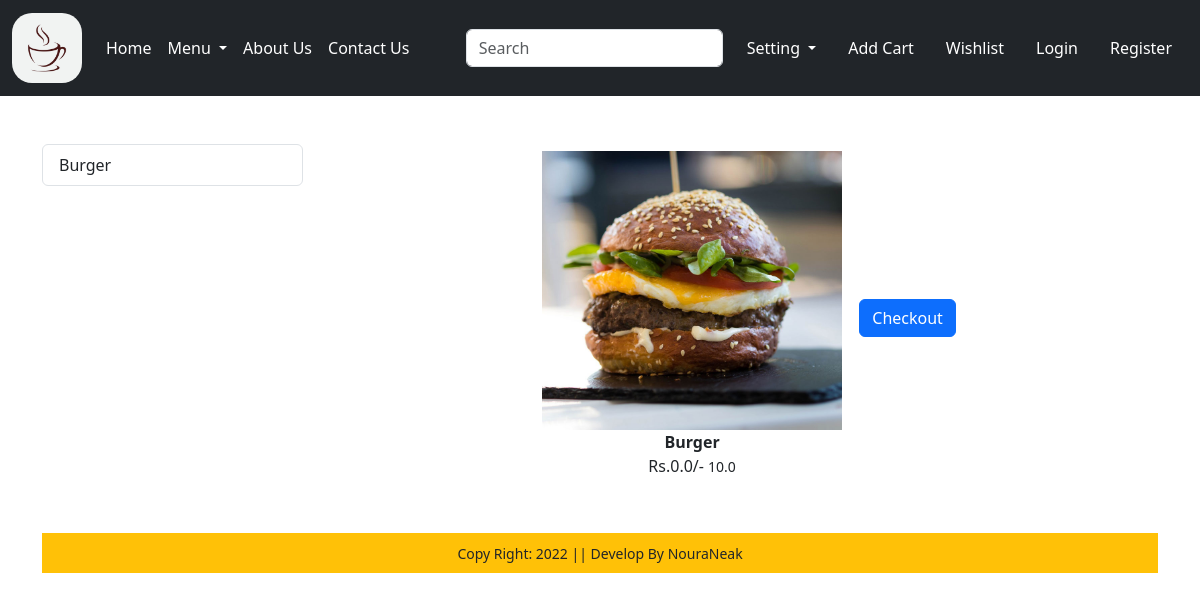
The page /category/B1 on the database its author committed.
### app/models.py (models this page shows, shortened)
class Product(models.Model):
    title = models.CharField(max_length=100)
    selling_price = models.FloatField()
    discounted_price = models.FloatField()
    description = models.TextField()
    composition = models.TextField(default='')
    prodapp = models.TextField(default='')
    category = models.CharField(choices=CATEGORY_CHOICES, max_length=255)
    product_image = models.ImageField(upload_to='products/')

### app/views.py (the view)
# urls.py: path('category/<slug:val>',views.CategoryView.as_view(),name="category"),
class CategoryView(View):
    def get(self,request ,val):
        product = Product.objects.filter(category=val)
        title = Product.objects.filter(category=val).values('title')
        return render(request,"app/category.html",locals())

### app/templates/app/category.html (shortened to what this page needs)
{% extends 'app/base.html' %}
{% load static %}
{% block main-content %}
<div class="container my-5">
    <div class="row">
        <div class='col-sm-3'>
            <div class="list-group">
            {% for val in title  %}
            <a href="#" class="list-group-item list-group-item-action" aria-current="true">
                {{val.title}}</a>
            {% endfor %}
</div>
    </div>
        <div class='col-sm-9'>
            <div class="row">
                {% for prod in product %}
                    <div class="col text-center mb-4">
                        <a href="{% url 'product-detail' prod.id %}" class="btn">
                            <div>
                                <img src="{{prod.product_image.url}}"width="300px" />
                                <div class="fw-bold">{{prod.title}}</div>
                                <div class="fw-bold-text-danger">
                                    Rs.{{prod.discounted_price}}/-
                                    <small class="fw-light-text-decoration-line-through">{{prod.selling_price}}</small>
                                </div>
                            </div>
                        </a>
                        <a href="{% url 'add-to-cart' %}?prod_id={{ prod.id }}&next={% url 'product-detail' prod.id %}" class="btn btn-primary mt-2">
                            Checkout
                        </a>
                    </div>
                {% endfor %}
            </div>
    </div>
</div>
{% endblock main-content %}

### rows shown on the page
Product: product_image (picture), title "Burger", discounted_price "0.0", selling_price "10.0"

### other values the page prints
{{ val.title }} "Burger"
